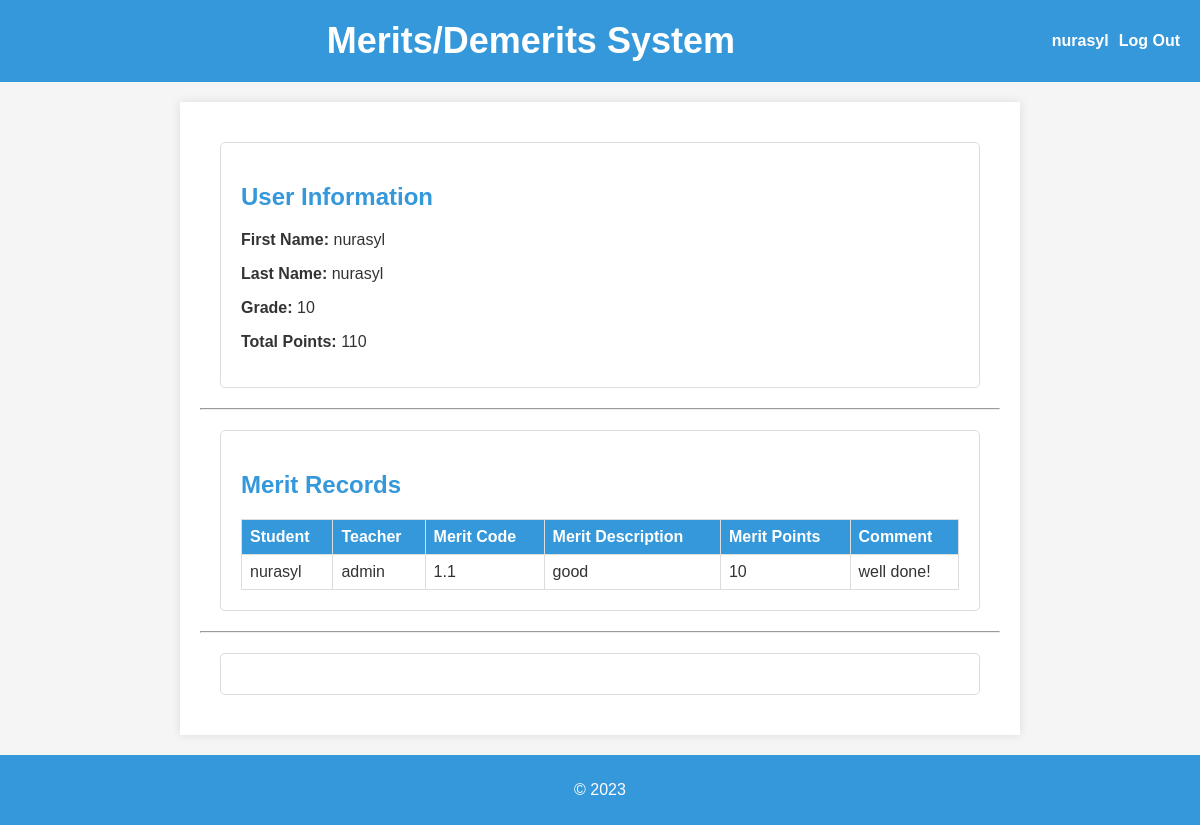
/profile/ (signed in), run on an earlier commit of the app's database.
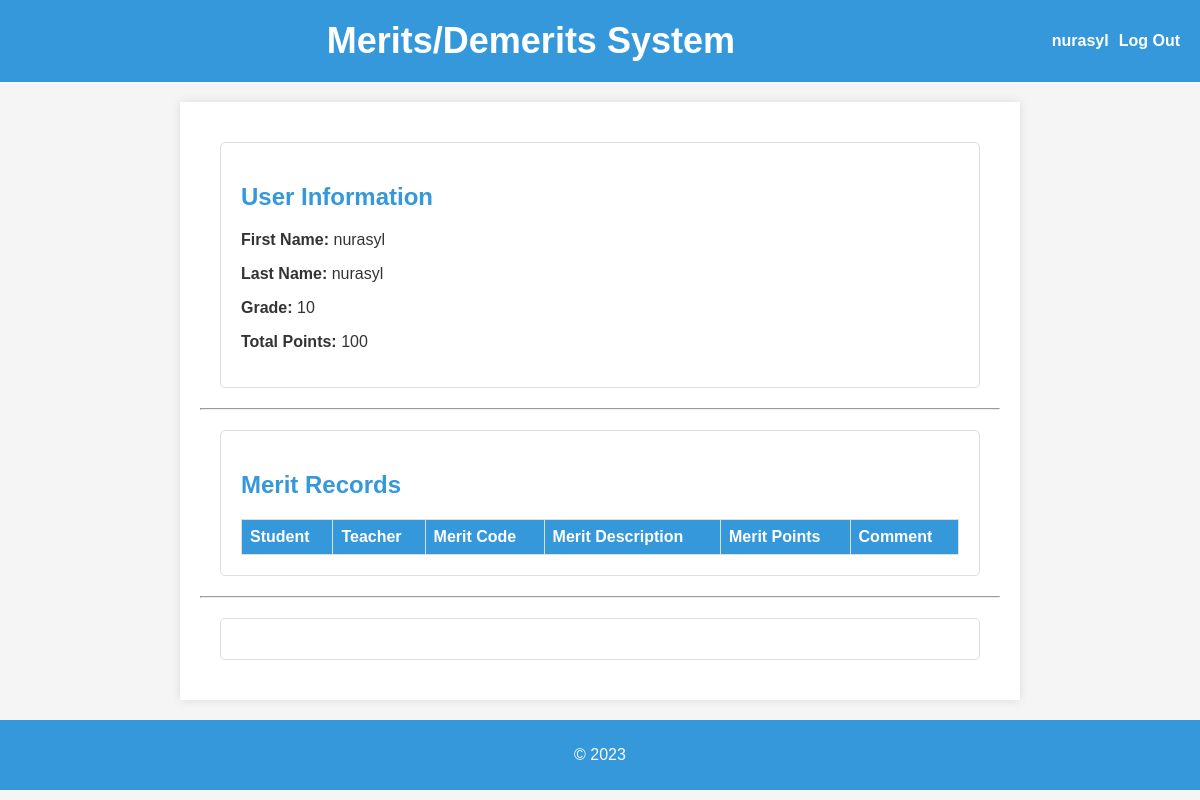
And on a later commit of the database.
### main/models.py (models this page shows, shortened)
class Record(models.Model):
    teacher = models.ForeignKey(User, on_delete=models.SET_NULL, related_name="teacher", null=True)
    student = models.ForeignKey(User, on_delete=models.CASCADE, related_name="student")
    merit = models.ForeignKey(Merit, on_delete=models.CASCADE)
    comment = models.CharField(max_length=255)

class Merit(models.Model):
    code = models.CharField(max_length=256)
    description = models.TextField()
    points = models.IntegerField()

### main/views.py (the view)
# urls.py: path("profile/", views.profile, name="profile"),
@login_required(login_url="/login/")
def profile(request):
    db_grade = get_object_or_404(UserExtention, user=request.user.id).grade
    records = Record.objects.filter(Q(student=request.user.id) | Q(teacher=request.user.id))
    total_points = 100
    for record in records:
        total_points += record.merit.points
    context = {
        "grade": db_grade,
        "total_points": total_points,
        "records": records,
        "classes": range(1, 13),
    }
    return render(request, "main/profile.html", context)

### main/templates/main/profile.html (shortened to what this page needs)
{% extends "main/base.html" %}
{% block content %}
    <div class="profile-info">
        <h2>User Information</h2>
        <p><strong>First Name:</strong> {{ user.first_name }}</p>
        <p><strong>Last Name:</strong> {{ user.last_name }}</p>
        {% if grade != 0 %}
            <p><strong>Grade:</strong> {{ grade }}</p>
            <p><strong>Total Points:</strong> {{ total_points }}</p>
        {% endif %}
    </div>
    <hr>
    <div class="merit-records">
        <h2>Merit Records</h2>
        <table class="records-table">
            <thead>
                <tr>
                    <th>Student</th>
                    <th>Teacher</th>
                    <th>Merit Code</th>
                    <th>Merit Description</th>
                    <th>Merit Points</th>
                    <th>Comment</th>
                </tr>
            </thead>
            <tbody>
                {% for record in records %}
                    <tr>
                        <td>{{ record.student.username }}</td>
                        <td>{{ record.teacher.username }}</td>
                        <td>{{ record.merit.code }}</td>
                        <td>{{ record.merit.description }}</td>
                        <td>{{ record.merit.points }}</td>
                        <td>{{ record.comment }}</td>
                    </tr>
                {% endfor %}
            </tbody>
        </table>
    </div>
    <hr>
    <div class="grade-selection">
    </div>
{% endblock %}

What changed in the data, as far as the page shows it:
removed Record: student.username "nurasyl", teacher.username "admin", merit.code "1.1", merit.description "good", merit.points "10", comment "well done!"
Also different on the page:
{{ total_points }}: "110" → "100"
